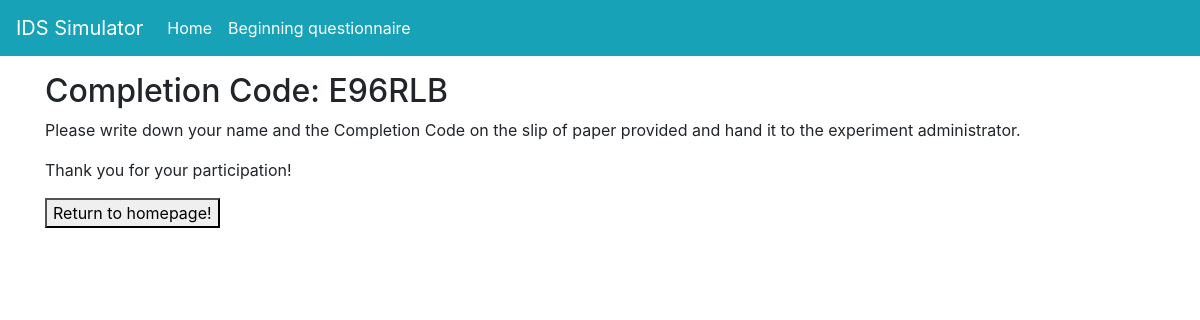
/completion (signed in), run on an earlier commit of the app's database.
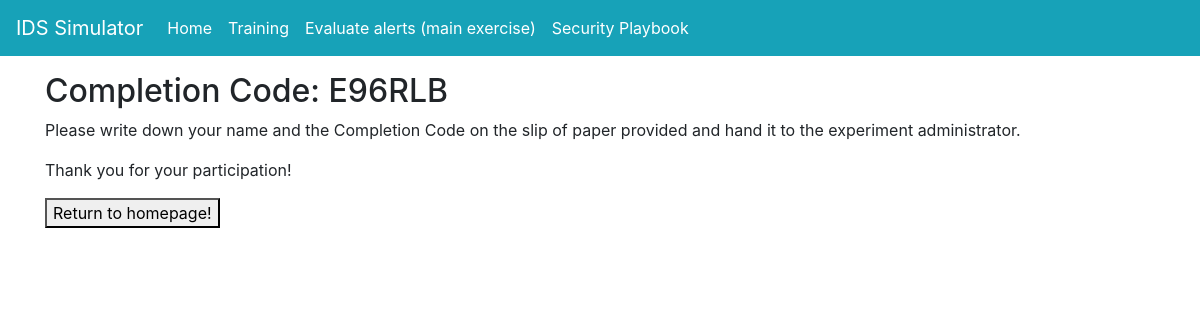
And on a later commit of the database.
### models.py (models this page shows, shortened)
class User(db.Model, UserMixin):
    id = db.Column(db.Integer, primary_key=True)
    username = db.Column(db.String(50), unique=True)
    group = db.Column(db.Integer())
    time_begin = db.Column(db.DateTime)
    time_end = db.Column(db.DateTime)
    events = db.Column(db.String(256))
    questionnaire_complete = db.Column(db.Boolean)
    training_complete = db.Column(db.Boolean)
    experiment_complete = db.Column(db.Boolean)
    survey_complete = db.Column(db.Boolean)
    completion_code = db.Column(db.String(6))

### crywolf.py (the view)
@app.route("/completion")
def completion():
    code = current_user.completion_code
    return render_template('completion.html', code=code)

### crywolf.py (called while the page is built)
@login_manager.user_loader
def load_user(user_id):
    return models.User.query.get(user_id)

### templates/completion.html (shortened to what this page needs)
{% extends "base.html" %}
{% block content %}
    <article>
        <h2>Completion Code: {{ code }}</h2>
        <p>Please write down your name and the Completion Code on the slip of paper provided and hand it to the experiment administrator.</p>
    </article>
    <aside>
        <p>Thank you for your participation!</p>
        <button type="submit" onclick="location.href='{{ url_for('index') }}';">Return to homepage!</button>
    </aside>
{% endblock %}

### templates/base.html (shortened to what this page needs)
<!doctype html>
<html lang="e">
<head>
    <link rel="stylesheet" href="https://stackpath.bootstrapcdn.com/bootstrap/4.3.1/css/bootstrap.min.css"
>
    <link rel="stylesheet" href="../static/css/crywolf.css">
</head>
<body>
    <div>
        <nav class="navbar navbar-expand-sm navbar-dark bg-info">
            <a class="navbar-brand" href="/">IDS Simulator</a>
            <div class="collapse navbar-collapse" id="navbarSupportedContent">
                <ul class="navbar-nav mr-auto">
                    {% if current_user.is_authenticated %}
                    <li class="nav-item"><a class="nav-link" href={{ url_for('intro') }}>Home</a></li>
                    {% endif %}
                    {% if current_user.is_authenticated and current_user.questionnaire_complete == False %}
                    <li class="nav-item"><a class="nav-link" href={{ url_for('prequestionnaire')}}>Beginning
                            questionnaire</a></li>
                    {% endif %}
                    {% if current_user.is_authenticated and current_user.questionnaire_complete == True and current_user.experiment_complete == False %}
                    <li class="nav-item"><a class="nav-link" href={{ url_for('training') }}>Training</a></li>
                    {% endif %}
                    {% if current_user.is_authenticated and current_user.training_complete == True and current_user.experiment_complete == False %}
                    <li class="nav-item"><a class="nav-link" href={{ url_for('experiment') }}>Evaluate alerts (main
                            exercise)</a></li>
                    {% endif %}
                    {% if current_user.is_authenticated and current_user.questionnaire_complete == True and current_user.survey_complete == False %}
                    <li class="nav-item"><a class="nav-link" href={{ url_for('reference') }}>Security Playbook</a>
                    </li>
                    {% endif %}
                </ul>
            </div>
        </nav>
    </div>
    <div class="container mt-3">
        {% block content %}
        {% endblock %}
    </div>
</body>
</html>

### static/css/crywolf.css (style rules this page uses)
.nav-link { color: white !important; }

### templates/completion.html (style rules this page uses)
button { color: black; }

What changed in the data, as far as the page shows it:
changed User "E96RLB": questionnaire_complete False → True (drawn); training_complete False → True (drawn)
Also different on the page:
text no longer shown: "Beginning questionnaire"
text now shown: "Training Evaluate alerts (main exercise) Security Playbook"
